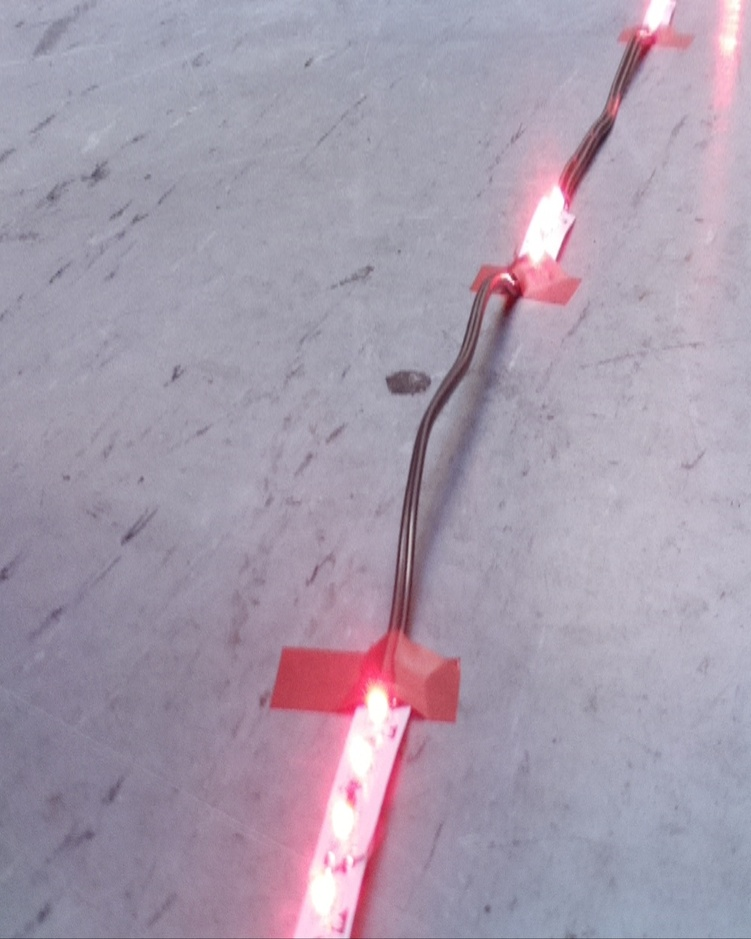
#> input picture Code/Birdview.jpg, 751 x 939 px, shrunk from 1000 x 1250 before the run
$ python histogramm.py
#> lines starting #> are read from the running program, lines starting #| are printed output that depends on the picture

import cv2
import numpy as np
from matplotlib import pyplot as plt


img = cv2.imread('Birdview.jpg',0)
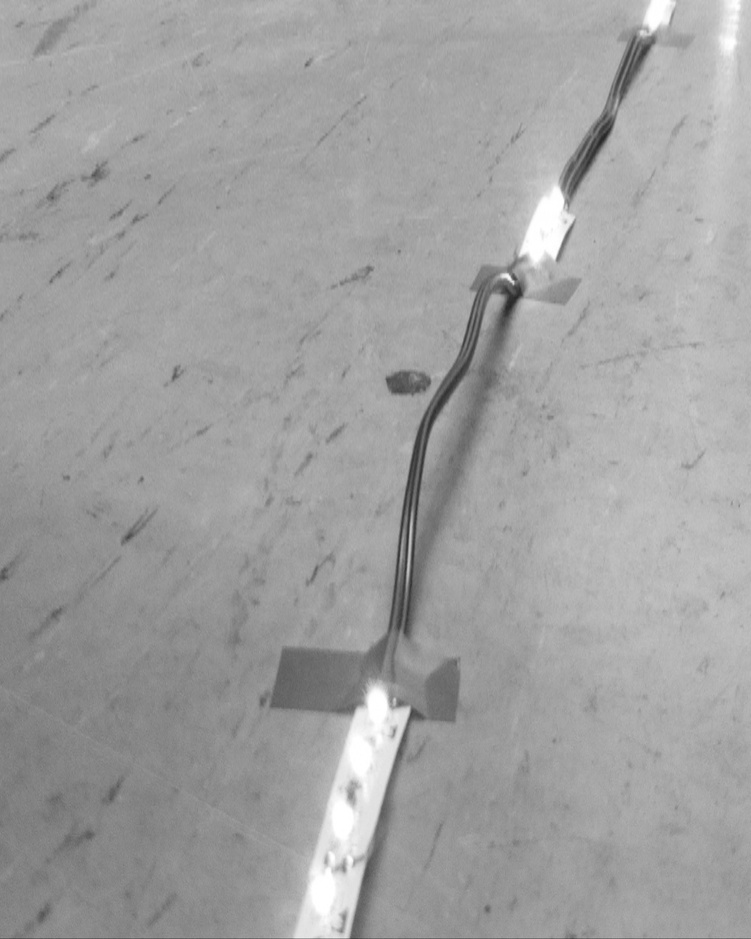
#> img: shape (939, 751); min 36, max 255, mean 160.4
plt.subplot(121),plt.imshow(img, cmap='gray')
plt.xlabel('# Pixel')
plt.ylabel('# Pixel')
plt.title('Strecke in Vogelperspektive')
plt.subplot(122),plt.hist(img.ravel(),256,[0,256])
plt.xlabel('Grauwert')
plt.ylabel('Absolute Haeufigkeit')
plt.title('Histogram der Vogelperspektive')
plt.show()
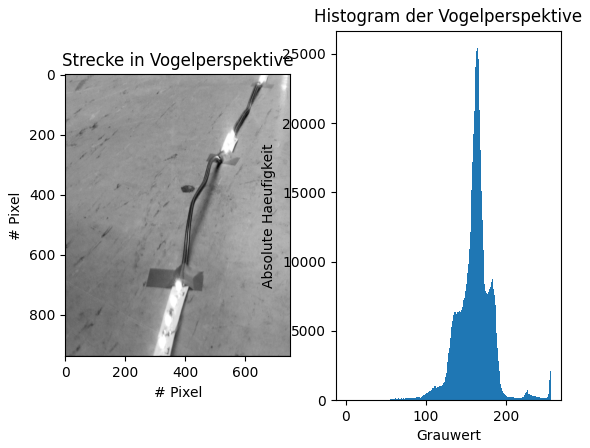
#> figure drawn by matplotlib, 2 panels; panel 2: tallest bar 25416 high, from x = 164 to 165

$ run again, with Code/line.jpg copied over Code/Birdview.jpg
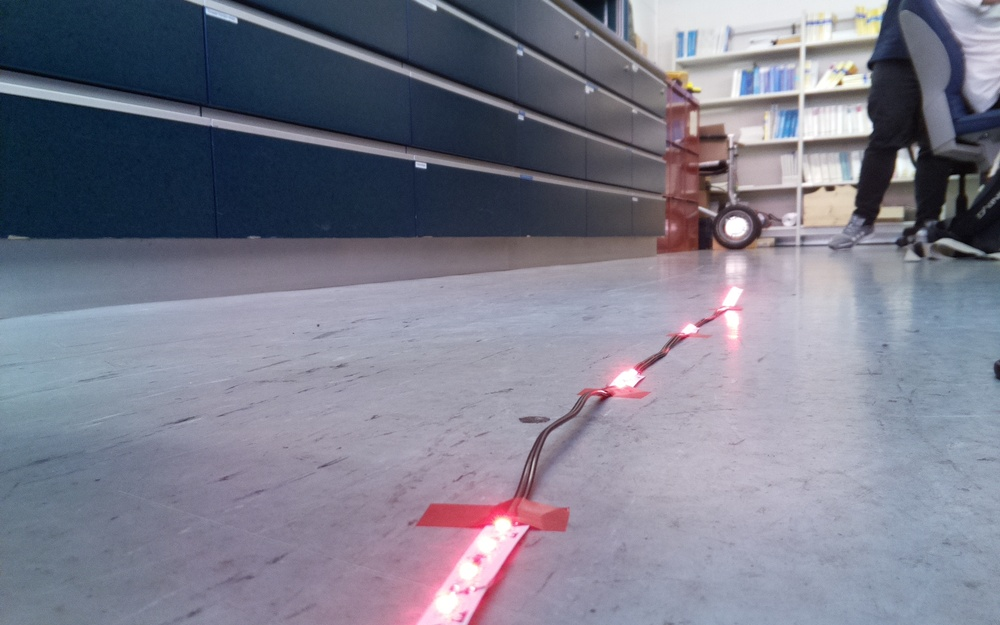
#> input picture Code/line.jpg, 1000 x 625 px, shrunk from 1680 x 1050 before the run
#> `img = cv2.imread('Birdview.jpg',0)`:
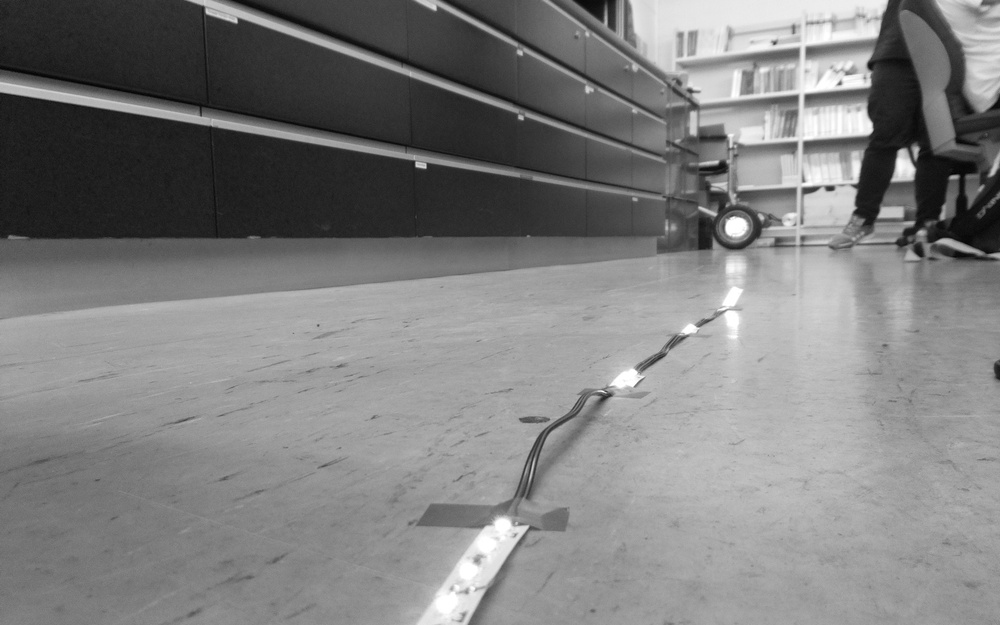
#> img: shape (625, 1000); min 0, max 255, mean 126.4
#> `plt.show()`:
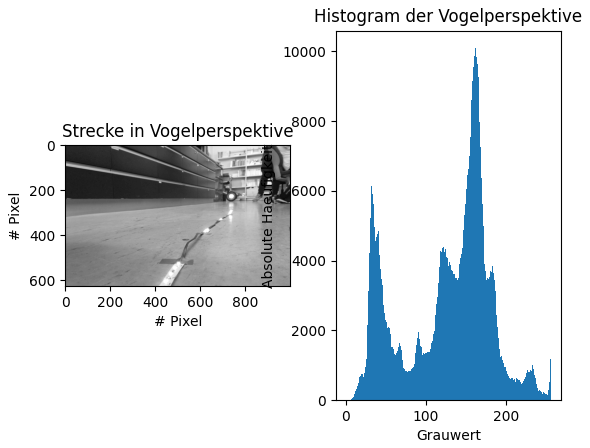
#> figure drawn by matplotlib, 2 panels; panel 2: tallest bar 10086 high, from x = 162 to 163
